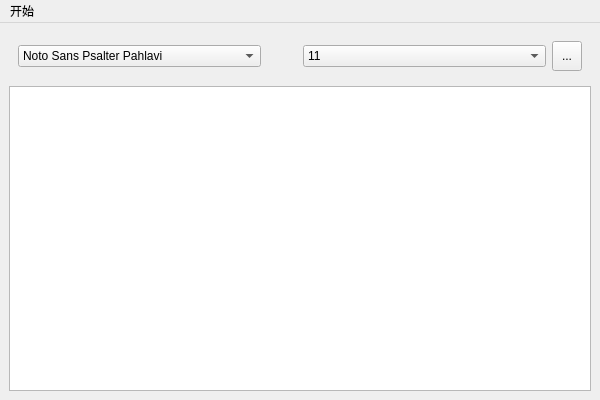
<?xml version="1.0" encoding="UTF-8"?>
<ui version="4.0">
 <class>EditWindow</class>
 <widget class="QMainWindow" name="EditWindow">
  <property name="geometry">
   <rect>
    <x>0</x>
    <y>0</y>
    <width>600</width>
    <height>400</height>
   </rect>
  </property>
  <property name="minimumSize">
   <size>
    <width>0</width>
    <height>0</height>
   </size>
  </property>
  <property name="maximumSize">
   <size>
    <width>600</width>
    <height>400</height>
   </size>
  </property>
  <property name="windowTitle">
   <string>日记编辑</string>
  </property>
  <widget class="QWidget" name="centralwidget">
   <layout class="QVBoxLayout" name="verticalLayout">
    <item>
     <widget class="QWidget" name="widget" native="true">
      <layout class="QHBoxLayout" name="horizontalLayout">
       <item>
        <widget class="QFontComboBox" name="fontComboBox">
         <property name="editable">
          <bool>false</bool>
         </property>
         <property name="currentText">
          <string>华文楷体</string>
         </property>
         <property name="currentIndex">
          <number>234</number>
         </property>
        </widget>
       </item>
       <item>
        <widget class="QLabel" name="label">
         <property name="minimumSize">
          <size>
           <width>30</width>
           <height>30</height>
          </size>
         </property>
         <property name="maximumSize">
          <size>
           <width>30</width>
           <height>30</height>
          </size>
         </property>
         <property name="text">
          <string/>
         </property>
         <property name="pixmap">
          <pixmap resource="res.qrc">:/images/IMG_6.png</pixmap>
         </property>
         <property name="scaledContents">
          <bool>true</bool>
         </property>
        </widget>
       </item>
       <item>
        <widget class="QComboBox" name="comboBox">
         <property name="currentIndex">
          <number>5</number>
         </property>
         <item>
          <property name="text">
           <string>6</string>
          </property>
         </item>
         <item>
          <property name="text">
           <string>7</string>
          </property>
         </item>
         <item>
          <property name="text">
           <string>8</string>
          </property>
         </item>
         <item>
          <property name="text">
           <string>9</string>
          </property>
         </item>
         <item>
          <property name="text">
           <string>10</string>
          </property>
         </item>
         <item>
          <property name="text">
           <string>11</string>
          </property>
         </item>
         <item>
          <property name="text">
           <string>12</string>
          </property>
         </item>
         <item>
          <property name="text">
           <string>13</string>
          </property>
         </item>
         <item>
          <property name="text">
           <string>14</string>
          </property>
         </item>
        </widget>
       </item>
       <item>
        <widget class="QToolButton" name="saveButton">
         <property name="minimumSize">
          <size>
           <width>30</width>
           <height>30</height>
          </size>
         </property>
         <property name="maximumSize">
          <size>
           <width>30</width>
           <height>30</height>
          </size>
         </property>
         <property name="text">
          <string>...</string>
         </property>
         <property name="icon">
          <iconset resource="res.qrc">
           <normaloff>:/images/IMG_4.jpg</normaloff>:/images/IMG_4.jpg</iconset>
         </property>
        </widget>
       </item>
      </layout>
     </widget>
    </item>
    <item>
     <widget class="QTextEdit" name="textEdit"/>
    </item>
   </layout>
  </widget>
  <widget class="QMenuBar" name="menubar">
   <property name="geometry">
    <rect>
     <x>0</x>
     <y>0</y>
     <width>600</width>
     <height>26</height>
    </rect>
   </property>
   <widget class="QMenu" name="menu">
    <property name="title">
     <string>开始</string>
    </property>
    <addaction name="actionBack"/>
   </widget>
   <addaction name="menu"/>
  </widget>
  <action name="actionBack">
   <property name="text">
    <string>返回上一级</string>
   </property>
  </action>
 </widget>
 <resources>
  <include location="res.qrc"/>
 </resources>
 <connections/>
</ui>
